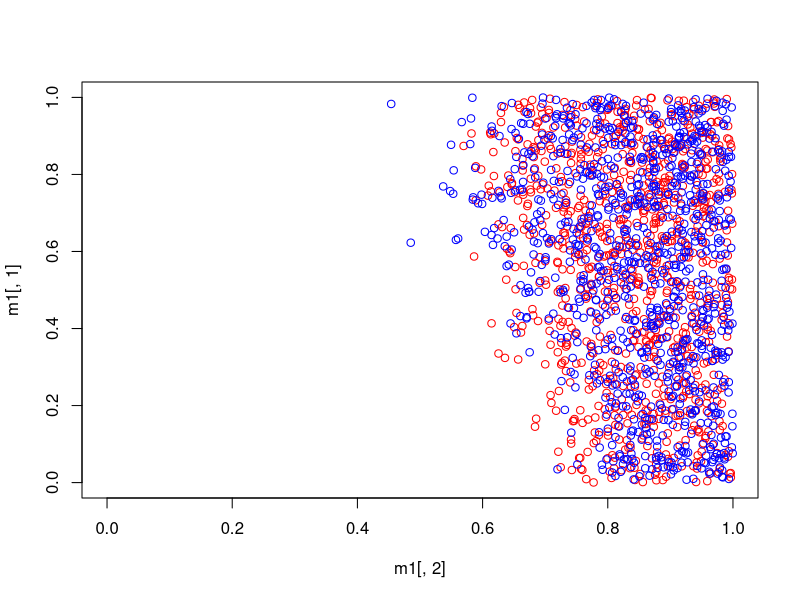
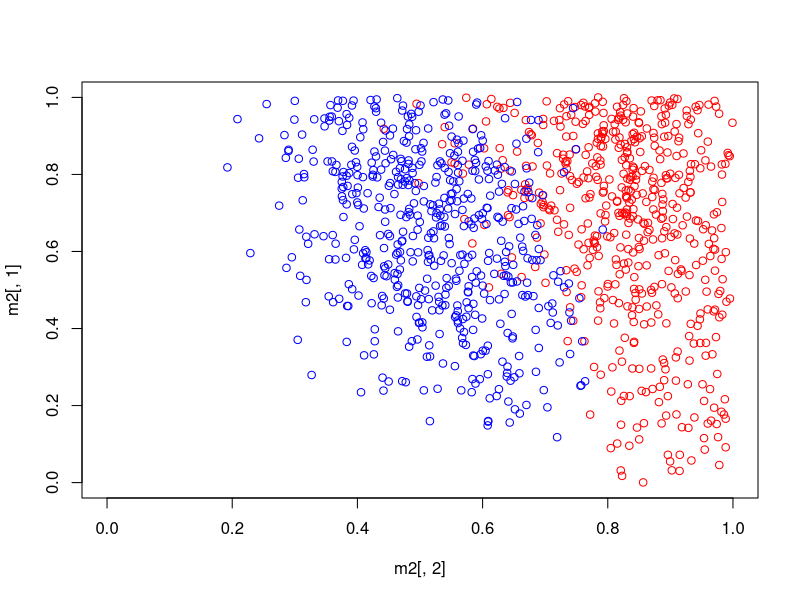

Source code (R) for these figures, in order:
## ---- chunk 1
#data for model 1
H3N2_78<- matrix(data = c(66, 87, 25, 22, 4, 13, 14, 15, 9, 4, 0, 4, 4, 9, 1, 0, 0, 4, 
                          3, 1, 0, 0, 0, 1, 1, 0,0,0,0,0), ncol = 5, byrow=TRUE)

H3N2_81<- matrix(data = c(44, 10, 0, 0, 0, 0, 62, 13, 9, 0, 0, 0, 47, 8, 2, 3, 0, 0, 38, 
                          11, 7, 5, 1, 0, 9, 5, 3, 1, 0, 1), ncol = 5)

#data for model 2
B_76 <- matrix(data= c(9, 1, 0, 0, 0, 0, 12, 6, 2, 0, 0, 0, 18, 6, 3, 1, 0, 0, 9, 4, 
                       4, 3, 0, 0, 4, 3, 0, 2, 0, 0), ncol=5)
H1N1_79 <- matrix(data= c(15, 11, 0, 0, 0, 0, 12, 17, 21, 0, 0, 0, 4, 4, 4, 5, 0, 0),
                  ncol = 3)

## ---- chunk 2
Data_generator_helper <- function(qlist, susc, index, data){
  w <- matrix(0, nrow = 6, ncol = susc)
  w[1,] <- sapply(1:susc, function(n,theta){theta^n}, qlist[index]) 
  #populating 1st row w0s: w01,w02,w03,w04,w05
  w[2,1] <- 1 - w[1,1] #populating w11
  
  for(s in 2:susc){ #populating rows
     for(j in 2:6){
       if(j<=s){
         w[j,s] <- choose(s,j-1)*w[j,j-1]*(qlist[index] * (qlist[index-1]^(j-1)))^(s-j+1)
       }
       else{
         w[j,s] <- 1-sum(w[,s])
         break
       }
     }
  }
  
  #size needs to be the sum of the column of the OG data
  
  initSize <- colSums(data)[1]
  countMatrix <- rmultinom(prob=w[,1],size=initSize,n=1)
  for(col in 2:susc){
    nextSize <- colSums(data)[col]
    countCol <- rmultinom(prob=w[,col],size=nextSize,n=1)
    countMatrix <- cbind(countMatrix, countCol)
  }
  
  return(countMatrix)
}
## ---- chunk 3
Data_generator <- function(qlist, susc1, susc2, data1, data2) {
  
  c1 <- Data_generator_helper(qlist, susc1, 2, data1)
  c2 <- Data_generator_helper(qlist, susc2, 4, data2)

  return(list("c1" = c1, "c2" = c2))
}
## ---- chunk 4
library(matrixcalc)
Distance <- function(data1, data2, generated_data) {
  return((1/2) * (frobenius.norm(data1 - generated_data$c1) + 
                    frobenius.norm(data2 - generated_data$c2)))
}
## ---- chunk 5
ABC <- function(epsilon, n_samples, data1, data2) {
  parameters <- list()
  i <- 1
  for(j in 1 : n_samples) {
    qlist <- runif(4) #qc1 qh1 qc2 qh2
    data <- Data_generator(qlist,ncol(data1),ncol(data2),data1, data2)
    distance <- Distance(data1, data2, data)
    #print(distance)
    if(distance <= epsilon){
      parameters[[i]] <- qlist
      i = i + 1
    }
  }
  return(parameters)
}
## ---- chunk 6
m1 <- ABC(50, 10000, H3N2_78, H3N2_81)
m2 <- ABC(15, 10000, B_76, H1N1_79)

m1 <- as.data.frame(m1)
m1 <- t(m1)
rownames(m1) <- NULL
colnames(m1) <- c("qc1","qh1","qc2","qh2")

m2 <- as.data.frame(m2)
m2 <- t(m2)
rownames(m2) <- NULL
colnames(m2) <- c("qc1","qh1","qc2","qh2")

plot(m1[,2], m1[,1], col=c("red"), xlim=c(0,1), ylim=c(0,1)) + points(m1[,4], m1[,3], col=c("blue"))

plot(m2[,2], m2[,1], col=c("red"), xlim=c(0,1), ylim=c(0,1)) + points(m2[,4], m2[,3], col=c("blue"))
